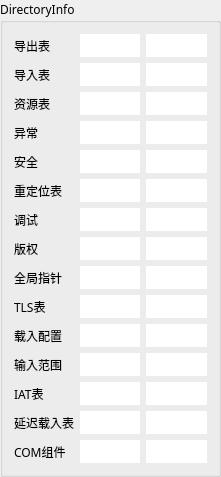
      <widget class="QGroupBox" name="groupBox_3">
       <property name="geometry">
        <rect>
         <x>130</x>
         <y>20</y>
         <width>221</width>
         <height>321</height>
        </rect>
       </property>
       <property name="font">
        <font>
         <family>隶书</family>
        </font>
       </property>
       <property name="title">
        <string>DirectoryInfo</string>
       </property>
       <layout class="QGridLayout" name="gridLayout_2">
        <item row="0" column="0">
         <widget class="QLabel" name="label_18">
          <property name="text">
           <string>导出表</string>
          </property>
         </widget>
        </item>
        <item row="1" column="0">
         <widget class="QLabel" name="label_19">
          <property name="text">
           <string>导入表</string>
          </property>
         </widget>
        </item>
        <item row="0" column="2">
         <widget class="QLineEdit" name="lineEdit_56">
          <property name="frame">
           <bool>false</bool>
          </property>
         </widget>
        </item>
        <item row="0" column="1">
         <widget class="QLineEdit" name="lineEdit_18">
          <property name="frame">
           <bool>false</bool>
          </property>
         </widget>
        </item>
        <item row="10" column="1">
         <widget class="QLineEdit" name="lineEdit_28">
          <property name="frame">
           <bool>false</bool>
          </property>
         </widget>
        </item>
        <item row="9" column="1">
         <widget class="QLineEdit" name="lineEdit_27">
          <property name="frame">
           <bool>false</bool>
          </property>
         </widget>
        </item>
        <item row="10" column="0">
         <widget class="QLabel" name="label_60">
          <property name="text">
           <string>载入配置</string>
          </property>
         </widget>
        </item>
        <item row="11" column="1">
         <widget class="QLineEdit" name="lineEdit_29">
          <property name="frame">
           <bool>false</bool>
          </property>
         </widget>
        </item>
        <item row="11" column="0">
         <widget class="QLabel" name="label_61">
          <property name="text">
           <string>输入范围</string>
          </property>
         </widget>
        </item>
        <item row="13" column="1">
         <widget class="QLineEdit" name="lineEdit_31">
          <property name="frame">
           <bool>false</bool>
          </property>
         </widget>
        </item>
        <item row="14" column="0">
         <widget class="QLabel" name="label_64">
          <property name="text">
           <string>COM组件</string>
          </property>
         </widget>
        </item>
        <item row="12" column="1">
         <widget class="QLineEdit" name="lineEdit_30">
          <property name="frame">
           <bool>false</bool>
          </property>
         </widget>
        </item>
        <item row="12" column="0">
         <widget class="QLabel" name="label_62">
          <property name="text">
           <string>IAT表</string>
          </property>
         </widget>
        </item>
        <item row="13" column="0">
         <widget class="QLabel" name="label_63">
          <property name="text">
           <string>延迟载入表</string>
          </property>
         </widget>
        </item>
        <item row="4" column="2">
         <widget class="QLineEdit" name="lineEdit_60">
          <property name="frame">
           <bool>false</bool>
          </property>
         </widget>
        </item>
        <item row="14" column="1">
         <widget class="QLineEdit" name="lineEdit_32">
          <property name="frame">
           <bool>false</bool>
          </property>
         </widget>
        </item>
        <item row="3" column="2">
         <widget class="QLineEdit" name="lineEdit_59">
          <property name="frame">
           <bool>false</bool>
          </property>
         </widget>
        </item>
        <item row="1" column="2">
         <widget class="QLineEdit" name="lineEdit_57">
          <property name="frame">
           <bool>false</bool>
          </property>
         </widget>
        </item>
        <item row="2" column="2">
         <widget class="QLineEdit" name="lineEdit_58">
          <property name="frame">
           <bool>false</bool>
          </property>
         </widget>
        </item>
        <item row="3" column="0">
         <widget class="QLabel" name="label_53">
          <property name="text">
           <string>异常</string>
          </property>
         </widget>
        </item>
        <item row="2" column="0">
         <widget class="QLabel" name="label_52">
          <property name="text">
           <string>资源表</string>
          </property>
         </widget>
        </item>
        <item row="1" column="1">
         <widget class="QLineEdit" name="lineEdit_19">
          <property name="frame">
           <bool>false</bool>
          </property>
         </widget>
        </item>
        <item row="2" column="1">
         <widget class="QLineEdit" name="lineEdit_20">
          <property name="frame">
           <bool>false</bool>
          </property>
         </widget>
        </item>
        <item row="4" column="1">
         <widget class="QLineEdit" name="lineEdit_22">
          <property name="frame">
           <bool>false</bool>
          </property>
         </widget>
        </item>
        <item row="5" column="1">
         <widget class="QLineEdit" name="lineEdit_23">
          <property name="frame">
           <bool>false</bool>
          </property>
         </widget>
        </item>
        <item row="3" column="1">
         <widget class="QLineEdit" name="lineEdit_21">
          <property name="frame">
           <bool>false</bool>
          </property>
         </widget>
        </item>
        <item row="4" column="0">
         <widget class="QLabel" name="label_54">
          <property name="text">
           <string>安全</string>
          </property>
         </widget>
        </item>
        <item row="5" column="0">
         <widget class="QLabel" name="label_55">
          <property name="text">
           <string>重定位表</string>
          </property>
         </widget>
        </item>
        <item row="6" column="1">
         <widget class="QLineEdit" name="lineEdit_24">
          <property name="frame">
           <bool>false</bool>
          </property>
         </widget>
        </item>
        <item row="6" column="0">
         <widget class="QLabel" name="label_56">
          <property name="text">
           <string>调试</string>
          </property>
         </widget>
        </item>
        <item row="7" column="0">
         <widget class="QLabel" name="label_57">
          <property name="text">
           <string>版权</string>
          </property>
         </widget>
        </item>
        <item row="7" column="1">
         <widget class="QLineEdit" name="lineEdit_25">
          <property name="frame">
           <bool>false</bool>
          </property>
         </widget>
        </item>
        <item row="8" column="0">
         <widget class="QLabel" name="label_58">
          <property name="text">
           <string>全局指针</string>
          </property>
         </widget>
        </item>
        <item row="8" column="1">
         <widget class="QLineEdit" name="lineEdit_26">
          <property name="frame">
           <bool>false</bool>
          </property>
         </widget>
        </item>
        <item row="9" column="0">
         <widget class="QLabel" name="label_59">
          <property name="text">
           <string>TLS表</string>
          </property>
         </widget>
        </item>
        <item row="5" column="2">
         <widget class="QLineEdit" name="lineEdit_61">
          <property name="frame">
           <bool>false</bool>
          </property>
         </widget>
        </item>
        <item row="6" column="2">
         <widget class="QLineEdit" name="lineEdit_62">
          <property name="frame">
           <bool>false</bool>
          </property>
         </widget>
        </item>
        <item row="9" column="2">
         <widget class="QLineEdit" name="lineEdit_65">
          <property name="frame">
           <bool>false</bool>
          </property>
         </widget>
        </item>
        <item row="11" column="2">
         <widget class="QLineEdit" name="lineEdit_67">
          <property name="frame">
           <bool>false</bool>
          </property>
         </widget>
        </item>
        <item row="7" column="2">
         <widget class="QLineEdit" name="lineEdit_63">
          <property name="frame">
           <bool>false</bool>
          </property>
         </widget>
        </item>
        <item row="8" column="2">
         <widget class="QLineEdit" name="lineEdit_64">
          <property name="frame">
           <bool>false</bool>
          </property>
         </widget>
        </item>
        <item row="10" column="2">
         <widget class="QLineEdit" name="lineEdit_66">
          <property name="frame">
           <bool>false</bool>
          </property>
         </widget>
        </item>
        <item row="13" column="2">
         <widget class="QLineEdit" name="lineEdit_69">
          <property name="frame">
           <bool>false</bool>
          </property>
         </widget>
        </item>
        <item row="14" column="2">
         <widget class="QLineEdit" name="lineEdit_70">
          <property name="frame">
           <bool>false</bool>
          </property>
         </widget>
        </item>
        <item row="12" column="2">
         <widget class="QLineEdit" name="lineEdit_68">
          <property name="frame">
           <bool>false</bool>
          </property>
         </widget>
        </item>
       </layout>
      </widget>
